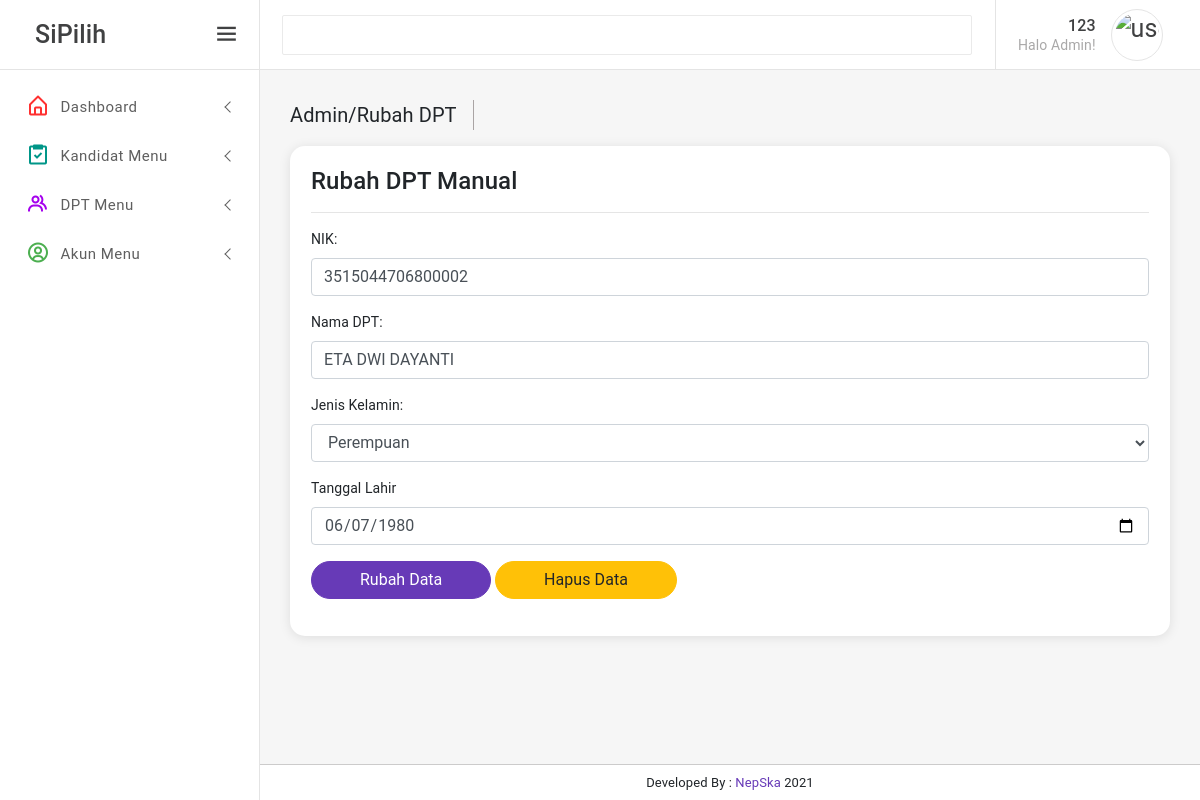
Screenshot of /admin/rubah_dpt.php?id=2 (signed in) with the database file from the repository.
### tables this page shows
CREATE TABLE `dpt` (
  `id` int(11) NOT NULL AUTO_INCREMENT,
  `nik` text NOT NULL,
  `nama` text NOT NULL,
  `kelamin` text NOT NULL,
  `tgl_lahir` varchar(100) NOT NULL,
  PRIMARY KEY (`id`)
);

### config/config.php (called while the page is built, shortened)
<?php
$sql_details = array(
    'user' => 'root',
    'pass' => '',
    'db'   => 'sipilih',
    'host' => 'localhost'
);
$conn = mysqli_connect($sql_details['host'], $sql_details['user'], $sql_details['pass'], $sql_details['db']);
function _Filters($data){
	global $conn;
	return htmlentities(mysqli_real_escape_string($conn, $data));
}
?>

### admin/rubah_dpt.php (the view, shortened to what this page needs)
<?php
include '../config/header.php';
$id = (int) _filters($_GET['id']);
$query = "SELECT * FROM `dpt` WHERE `id` = {$id}";
$exec  = mysqli_query($conn, $query);
$data = mysqli_fetch_array($exec);
$tgl  = $data['tgl_lahir'];
$pecah = explode("|", $tgl);
$tgl_lahir = $pecah[2]."-".$pecah[1]."-".$pecah[0];
?>
		<div class="page-wrapper">
			<div class="page-content-wrapper">
				<div class="page-content">
					<div class="page-breadcrumb d-none d-md-flex align-items-center mb-3">
						<div class="breadcrumb-title pr-3">Admin/Rubah DPT</div>
					</div>
					<div class="card radius-15">
						<div class="card-body">
							<div class="card-title">
								<h4 class="mb-0">Rubah DPT Manual</h4>
							</div>
							<hr>
						<form method="POST" enctype="multipart/form-data" action="#">
							<div class="form-group">
								<label>NIK: </label>
								<input class="form-control" type="number" name="nik" placeholder="Masukan NIK DPT" value="<?php echo $data['nik']; ?>" required>
							</div>
							<div class="form-group">
								<label>Nama DPT: </label>
								<input class="form-control" type="text" name="nama" placeholder="Nama DPT" value="<?php echo $data['nama']; ?>" required>
							</div>
							<div class="form-group">
								<label>Jenis Kelamin: </label>
								<select class="form-control" name="kelamin" required>
									<option value="P" <?php echo $data['kelamin'] == 'P' ? 'selected' : '' ?>>Perempuan</option>
								</select>
							</div>
							<div class="form-group">
								<label>Tanggal Lahir</label>
								<input type="date" class="form-control" name="tgl_lahir" value="<?php echo $tgl_lahir; ?>" required>
							</div>
							<div class="form-group">
								<input type="submit" class="btn btn-primary px-5 radius-30" name="submit" value="Rubah Data">
								<a href="_hapus.php?tipe=dpt&id=<?php echo $data['id']; ?>" class="btn btn-warning px-5 radius-30" onclick="return confirm('Apakah yakin menghapus data ini?');">Hapus Data</a>
							</div>
						</form>
						</div>
					</div>
				</div>
			</div>
		</div>
<?php include '../config/footer.php'; ?>

### assets/css/app.css (style rules this page uses)
html { width: 100%; height: 100%; }
body { font-family: 'Open Sans', sans-serif; font-family: 'Roboto', sans-serif; background-color: #f6f6f6; letter-spacing: .1px; font-size: 14px; }
.page-wrapper { position: relative; margin-top: 70px; }
.page-content-wrapper { margin-left: 260px; transition: all .3s ease-out; margin-top: 70px; }
.page-content { padding: 30px; }
input::placeholder { color: #000 !important; opacity: .3 !important }
.card { box-shadow: 0 0.1rem 0.7rem rgba(0, 0, 0, .10); border: 1px solid rgba(0, 0, 0, 0); margin-bottom: 30px; }
.btn { text-transform: capitalize; }
.radius-15 { border-radius: 15px; }
.radius-30 { border-radius: 30px; }
.breadcrumb-title { font-size: 20px; border-right: 1.5px solid #aaa4a4; }

### rows the page displays
dpt: nik "3515044706800002", nama "ETA DWI DAYANTI", kelamin "Perempuan", tgl_lahir "06/07/1980"

### other values shown
$_SESSION['username'] "123"
